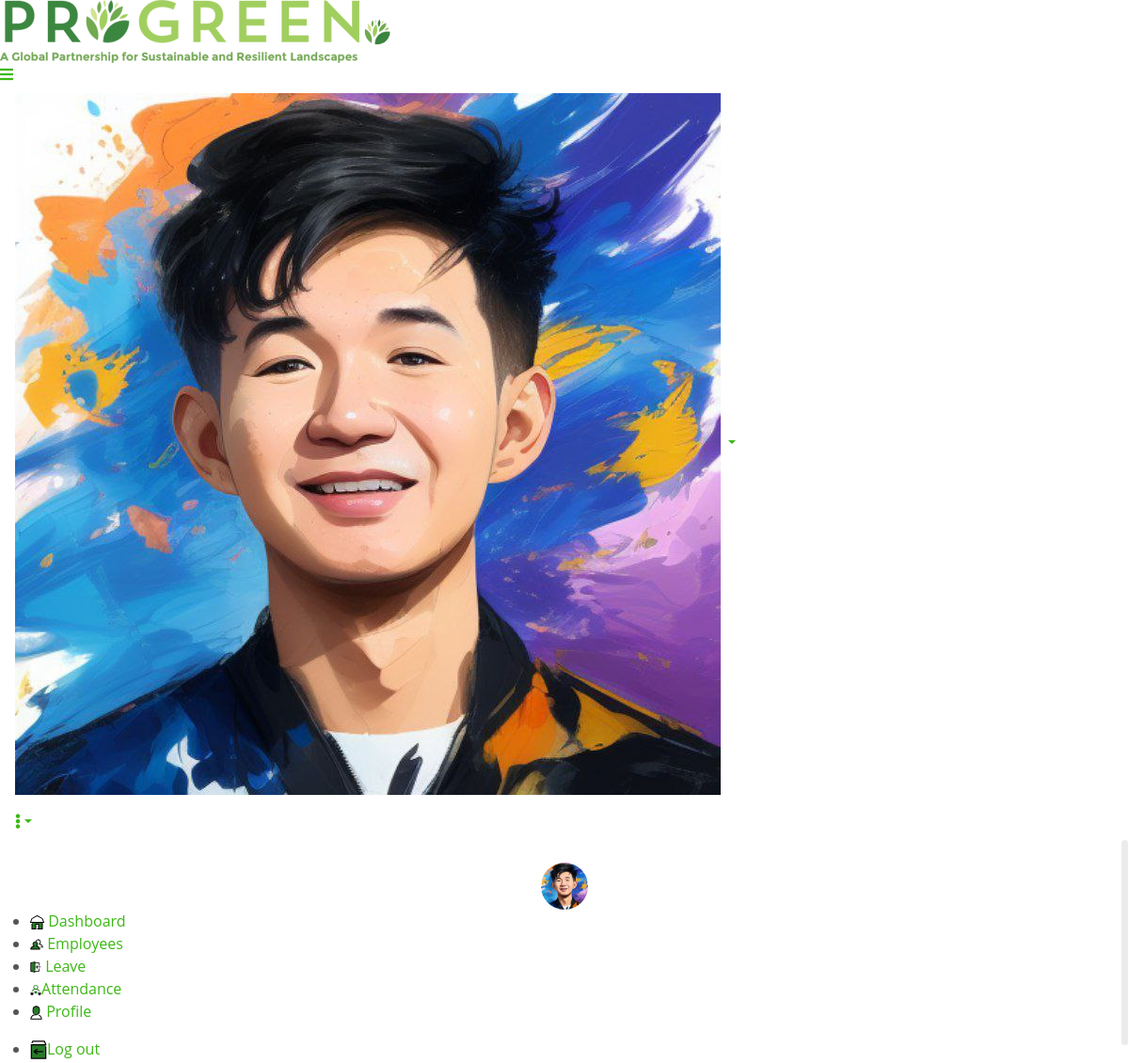
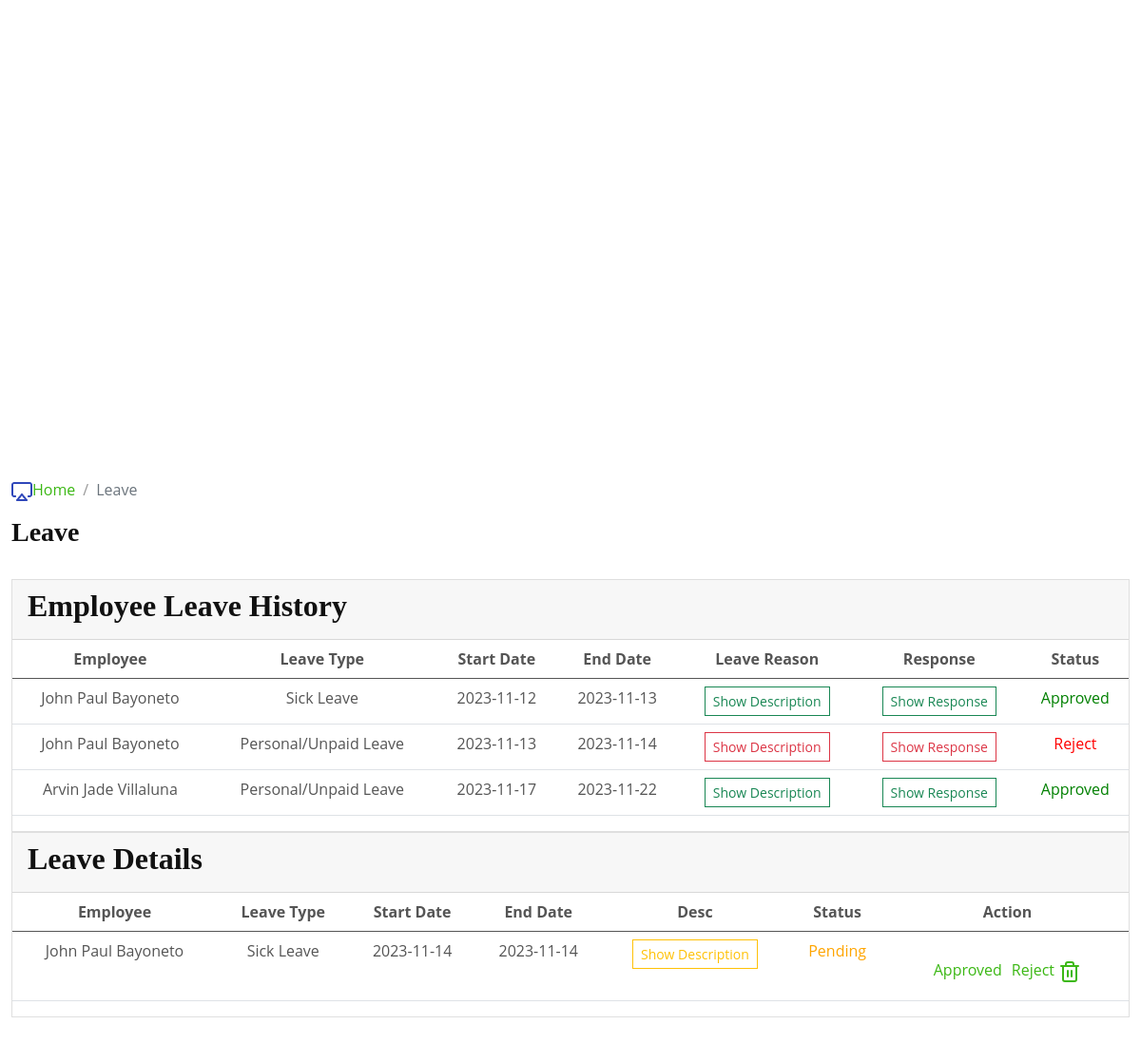
The page /leave.php on the database its author committed (2 pictures, top to bottom).
### tables this page shows
CREATE TABLE `leave_application` (
  `id` int(11) NOT NULL,
  `employee_id` int(11) DEFAULT NULL,
  `leave_type` varchar(50) DEFAULT NULL,
  `start_date` date DEFAULT NULL,
  `end_date` date DEFAULT NULL,
  `additional_reasons` text DEFAULT NULL,
  `Status` varchar(20) NOT NULL
);

CREATE TABLE `employee` (
  `employeeID` int(11) NOT NULL,
  `firstName` varchar(50) DEFAULT NULL,
  `lastName` varchar(50) DEFAULT NULL,
  `email` varchar(100) DEFAULT NULL,
  `username` varchar(50) DEFAULT NULL,
  `password` varchar(50) DEFAULT NULL,
  `departmentID` int(11) DEFAULT NULL,
  `jobID` int(11) DEFAULT NULL,
  `startDate` date DEFAULT NULL,
  `employmentType` varchar(50) DEFAULT NULL,
  `salary` decimal(10,2) DEFAULT NULL,
  `salaryFrequency` varchar(20) DEFAULT NULL,
  `profilePictureID` int(11) DEFAULT NULL
);

### leave.php (the view, shortened to what this page needs)
<?php
include_once("includes/system_header.php");
include_once("includes/system_main_wraper.php");
include_once("includes/system_navbar.php");
include("includes/sidebar.php");
?>
<link rel="stylesheet" href="assets/css/bootstrap.min.css">
<link rel="stylesheet" href="assets/plugins/select2/css/select2.min.css">
<link rel="stylesheet" href="assets/plugins/fontawesome/css/fontawesome.min.css">
<link rel="stylesheet" href="assets/plugins/fontawesome/css/all.min.css">
<link rel="stylesheet" href="assets/css/style.css">
<div class="page-wrapper">
	<div class="content container-fluid">
		<div class="row">
			<div class="col-xl-12 col-sm-12 col-12 mb-4">
				<div class="breadcrumb-path ">
					<ul class="breadcrumb">
						<li class="breadcrumb-item"><a href="index.php"><img src="assets/img/dash.png" class="mr-2"
									alt="breadcrumb">Home</a>
						</li>
						<li class="breadcrumb-item active"> Leave</li>
					</ul>
					<h3>Leave</h3>
				</div>
			</div>
		</div>
		<div class="row">
			<div class="col-xl-12 col-sm-12 col-12 ">
				<div class="card ">
					<div class="card-header">
						<h2 class="card-titles">Employee Leave History</h2>
					</div>
					<div class="card-body p-0">
						<div class="table-responsive">
							<table class="table custom-table no-footer">
								<thead>
									<tr class="text-center">
										<th>Employee</th>
										<th>Leave Type</th>
										<th>Start Date</th>
										<th>End Date</th>
										<th>Leave Reason</th>
										<th>Response</th>
										<th>Status</th>
									</tr>
								</thead>
								<tbody>
									<?php
									$query = "SELECT * FROM leave_application lp
              								  INNER JOIN employee e ON e.employeeID = lp.employee_id where status<>'Pending'";
									$result = mysqli_query($con, $query);
									while ($row = mysqli_fetch_assoc($result)) {
										$statusStyle = '';
										$buttonClass = '';
										if ($row["Status"] == "Reject") {
												$statusStyle = 'style="color: red;"';
												$buttonClass = 'btn-outline-danger';
										} elseif ($row["Status"] == "Approved") {
												$statusStyle = 'style="color: green;"';
												$buttonClass = 'btn-outline-success';
										} elseif ($row["Status"] == "Pending") {
												$statusStyle = 'style="color: orange;"';
												$buttonClass = 'btn-outline-warning';
										}
										echo "<tr class='text-center'>";
										echo "<td><label>" . $row['firstName'] . " " . $row['lastName'] . "</label></td>";
										echo "<td><label>" . $row['leave_type'] . "</label></td>";
										echo "<td><label>" . $row["start_date"] . "</label></td>";
										echo "<td><label>" . $row["end_date"] . "</label></td>";
										echo '<td>';
										echo '<button class="btn ' . $buttonClass . ' btn-sm show-description" data-toggle="modal" data-target="#description_leave" data-reason="' . htmlspecialchars($row['additional_reasons']) . '">Show Description</button>';
										echo '</td>';
										echo '<td>';
										echo '<button class="btn ' . $buttonClass . ' btn-sm show-reasons" data-toggle="modal" data-target="#response" data-reason="' . htmlspecialchars($row['reasons']) . '">Show Response</button>';
										echo '</td>';
										echo "<td $statusStyle>" . $row["Status"] . "</td>";
										echo '</tr>';
								}
									?>
								</tbody>
							</table>
						</div>
					</div>
				</div>
			</div>
		</div>
		<div class="row">
			<div class="col-xl-12 col-sm-12 col-12 ">
				<div class="card ">
					<div class="card-header">
						<h2 class="card-titles">Leave Details</h2>
					</div>
					<div class="card-body p-0">
						<div class="table-responsive">
							<table class="table  custom-table  no-footer">
								<thead>
									<tr class="text-center">
										<th>Employee</th>
										<th>Leave Type </th>
										<th>Start Date</th>
										<th>End Date</th>
										<th>Desc</th>
										<th>Status</th>
										<th colspan="3">Action</th>
									</tr>
								</thead>
								<tbody>
									<?php
									$query = "SELECT * FROM leave_application lp
											  INNER JOIN employee e ON e.employeeID = lp.employee_id
											  WHERE lp.Status = 'Pending'";
									$result = mysqli_query($con, $query);
									while ($row = mysqli_fetch_assoc($result)) {
										$statusStyle = $row["Status"] == "Pending" ? 'style="color: orange;"' : '';
										echo "<tr class='text-center'>";
										echo "<td>" . $row['firstName'] . " " . $row['lastName'] . "</td>";
										echo "<td>" . $row['leave_type'] . "</td>";
										echo "<td>" . $row["start_date"] . "</td>";
										echo "<td>" . $row["end_date"] . "</td>";
										echo '<td>';
										echo '<button class="btn btn-outline-warning  btn-sm show-description" data-toggle="modal" data-target="#description_leave" data-reason="' . htmlspecialchars($row['additional_reasons']) . '">Show Description</button>';
										echo '</td>';
										echo "<td $statusStyle>" . $row["Status"] . "</td>";
										echo '<td>';
										echo '<div class="actionset" style="padding: 10px; margin-top: 10px;">';
										echo '<label style="margin-right: 10px;"><a class="action_label3" data-leave-id="' . $row['id'] . '" data-toggle="modal" data-target="#approving">Approved</a></label>';
										echo '<label><a class="action_label4 text-center" data-decline-leave-id="' . $row['id'] . '" data-toggle="modal" data-target="#delete">Reject <i data-feather="trash-2"></i></a></label>';
										echo '</div>';
										echo '</td>';
										echo "</tr>";
									}
									?>
								</tbody>
							</table>
						</div>
					</div>
				</div>
			</div>
		</div>
	</div>
</div>
</div>
</body>
</html>

### css/style.css (style rules this page uses)
:root { --primary: #008a00;; --secondary: #F65005; --light: #F7F8FC; --dark: #111111; }
.btn { font-weight: 500; transition: .5s; }
.breadcrumb-item+.breadcrumb-item::before { color: #999999; }

### rows shown on the page
leave_application: employee.firstName "John Paul", employee.lastName "Bayoneto", leave_type "Sick Leave", start_date "2023-11-12", end_date "2023-11-13", Status "Approved"
leave_application: employee.firstName "John Paul", employee.lastName "Bayoneto", leave_type "Personal/Unpaid Leave", start_date "2023-11-13", end_date "2023-11-14", Status "Reject"
leave_application: employee.firstName "Arvin Jade", employee.lastName "Villaluna", leave_type "Personal/Unpaid Leave", start_date "2023-11-17", end_date "2023-11-22", Status "Approved"
leave_application: employee.firstName "John Paul", employee.lastName "Bayoneto", leave_type "Sick Leave", start_date "2023-11-14", end_date "2023-11-14", Status "Pending"
